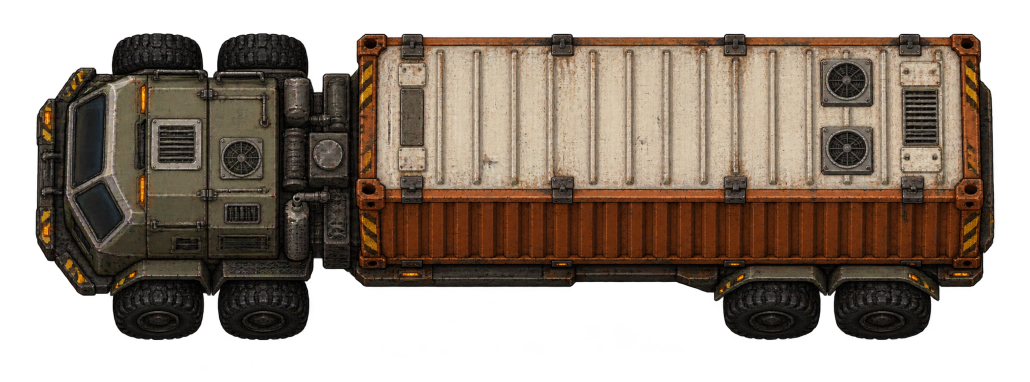
#> input picture art-source/vehicles/wayline-hauler.master.png, 2060 x 763 px, given in place of army-apc.png, which was not available (shown at 1/2 size)
$ python paint.py ../wayline-hauler.master.png
#> lines starting #> are read from the running program, lines starting #| are printed output that depends on the picture
"""Repaint the Hegemony vehicle line's sheets for other factions (hegemony-armor-line.md, liveries).

The Hegemony sheets are the masters: tan plate, olive faces and chipped orange hazard panels. A livery recolours
them per pixel and never moves one: alpha, outlines, lighting and painted wear come from the master, so every frame
keeps its registration. The hazard paint is found by colour, the master's one strongly saturated paint (orange, at
saturation above about 0.6); the plate by its milder tan.

  independent  hazard panels a sea blue, plate a little cooler and greyer.
  pirates      hazard panels a dried-blood red, plate darker, browner and dirtier, with soot and chipped paint
               from a fixed-seed noise so the same hull is dirty the same way every build.

Writes <sheet>-<livery>.png beside each master under mod/graphics/battle/vehicles/.
Run: python art-source/vehicles/liveries/paint.py [--preview DIR]
"""
import sys
from pathlib import Path

import numpy as np
from PIL import Image

HERE = Path(__file__).resolve().parent
REPO = HERE.parents[2]
VEHICLES = REPO / "mod" / "graphics" / "battle" / "vehicles"

SHEETS = (
    "army-apc", "mortar-carrier", "lrm-carrier", "heg-medium-tank", "heg-heavy-repulsor",
    "turret-head-hegemony", "turret-head-hegemony-wreck", "turret-barbette-hegemony", "turret-barbette-hegemony-wreck",
)
LIVERIES = ("independent", "pirates")


def smoothstep(x, lo, hi):
    t = np.clip((x - lo) / (hi - lo), 0.0, 1.0)
    return t * t * (3 - 2 * t)


def rgb_to_hsv(rgb):
    r, g, b = rgb[..., 0], rgb[..., 1], rgb[..., 2]
    mx = rgb.max(-1)
    mn = rgb.min(-1)
    d = mx - mn
    h = np.zeros_like(mx)
    nz = d > 1e-6
    rm = nz & (mx == r)
    gm = nz & (mx == g) & ~rm
    bm = nz & ~rm & ~gm
    h[rm] = ((g - b)[rm] / d[rm]) % 6
    h[gm] = (b - r)[gm] / d[gm] + 2
    h[bm] = (r - g)[bm] / d[bm] + 4
    h = h / 6.0
    s = np.where(mx > 1e-6, d / np.maximum(mx, 1e-6), 0)
    return np.stack([h, s, mx], -1)


def hsv_to_rgb(hsv):
    h, s, v = hsv[..., 0] % 1.0, hsv[..., 1], hsv[..., 2]
    i = np.floor(h * 6).astype(int) % 6
    f = h * 6 - np.floor(h * 6)
    p = v * (1 - s)
    q = v * (1 - s * f)
    t = v * (1 - s * (1 - f))
    out = np.zeros(h.shape + (3,))
    for k, (a, b, c) in enumerate(((v, t, p), (q, v, p), (p, v, t), (p, q, v), (t, p, v), (v, p, q))):
        m = i == k
        out[..., 0][m], out[..., 1][m], out[..., 2][m] = a[m], b[m], c[m]
    return out


def noise(shape, cell, seed):
    """Smooth value noise in [0, 1]: a seeded coarse grid scaled up bilinearly."""
    rng = np.random.default_rng(seed)
    gh, gw = shape[0] // cell + 2, shape[1] // cell + 2
    grid = Image.fromarray((rng.random((gh, gw)) * 255).astype(np.uint8))
    big = grid.resize((gw * cell, gh * cell), Image.Resampling.BICUBIC)
    return np.asarray(big, dtype=float)[: shape[0], : shape[1]] / 255.0


def paint(image: Image.Image, livery: str, seed: int) -> Image.Image:
    rgba = np.asarray(image.convert("RGBA"), dtype=float) / 255.0
    rgb, alpha = rgba[..., :3], rgba[..., 3:]
    hsv = rgb_to_hsv(rgb)
    h, s, v = hsv[..., 0], hsv[..., 1], hsv[..., 2]
    warm = smoothstep(h, 0.0, 0.02) * (1 - smoothstep(h, 0.11, 0.14))
    hazard = warm * smoothstep(s, 0.56, 0.70) * smoothstep(v, 0.28, 0.42)
    plate = warm * smoothstep(s, 0.18, 0.30) * (1 - hazard)
    out = hsv.copy()
    if livery == "independent":
        out[..., 0] = np.where(hazard > 0, h + (0.585 - h) * hazard, out[..., 0])
        out[..., 1] = s * (1 - 0.20 * hazard)
        out[..., 2] = v * (1 - 0.18 * hazard)
        # The plate keeps half its tan: a grey, faded civilian finish that reads apart from the Hegemony's sand.
        out[..., 1] = out[..., 1] * (1 - 0.50 * plate)
        out[..., 2] = out[..., 2] * (1 - 0.04 * plate)
        result = hsv_to_rgb(out)
    elif livery == "pirates":
        out[..., 0] = np.where(hazard > 0, (h + (-0.008 - h) * hazard), out[..., 0])
        out[..., 1] = np.clip(s * (1 + 0.10 * hazard), 0, 1)
        out[..., 2] = v * (1 - 0.32 * hazard)
        # The plate darker and browner, as if never washed.
        out[..., 0] = out[..., 0] - 0.012 * plate
        out[..., 1] = out[..., 1] * (1 + 0.10 * plate)
        out[..., 2] = out[..., 2] * (1 - 0.22 * plate)
        result = hsv_to_rgb(out)
        shape = rgb.shape[:2]
        painted = np.clip(hazard + plate, 0, 1)[..., None]
        # Soot and grease: broad, soft, dark, over everything painted.
        soot = smoothstep(noise(shape, 40, seed), 0.50, 0.90)[..., None]
        result = result * (1 - 0.40 * soot * painted)
        # Chipped paint: small, sharp flecks of bare steel.
        chips = smoothstep(noise(shape, 3, seed + 1) * noise(shape, 20, seed + 2), 0.50, 0.58)[..., None]
        bare = np.array([0.36, 0.35, 0.33]) * (0.5 + 0.7 * v[..., None])
        result = result * (1 - 0.75 * chips * painted) + bare * 0.75 * chips * painted
        # Rust weeping from a few seams.
        rust = smoothstep(noise(shape, 10, seed + 3) * noise(shape, 36, seed + 4), 0.40, 0.55)[..., None] * painted
        result = result * (1 - 0.55 * rust) + np.array([0.30, 0.14, 0.06]) * 0.55 * rust
    else:
        raise ValueError(livery)
    return Image.fromarray((np.clip(np.concatenate([result, alpha], -1), 0, 1) * 255).round().astype(np.uint8))


def main() -> None:
    preview = Path(sys.argv[sys.argv.index("--preview") + 1]) if "--preview" in sys.argv else None
    for i, name in enumerate(SHEETS):
        master = Image.open(VEHICLES / f"{name}.png")
#> master is the input picture: PIL image 2060x763 RGBA; mean R, G, B, A 63.9, 51.4, 40.4, 159.7
        for livery in LIVERIES:
            out = paint(master, livery, seed=1009 + i)
            target = (preview or VEHICLES) / f"{name}-{livery}.png"
            out.save(target)
            print("wrote", target.name)
#> this loop made 2 passes
#> pass 1, in paint, `rgb, alpha = rgba[..., :3], rgba[..., 3:]`:
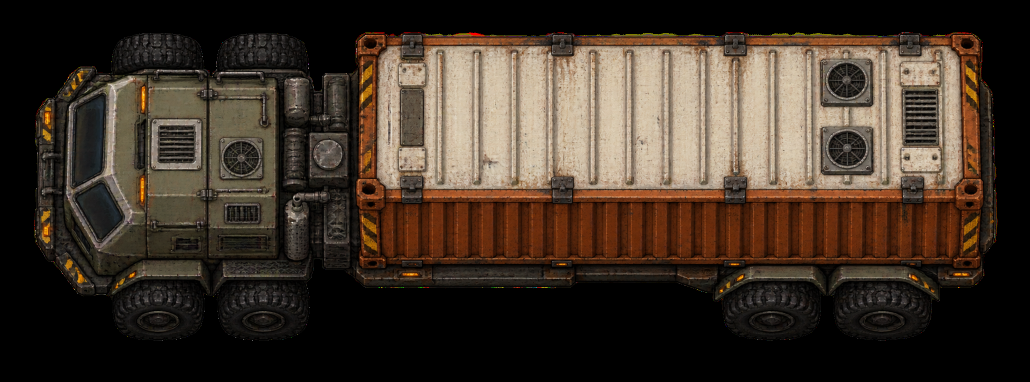
#> rgb: shape (763, 2060, 3) float64 (shown at 1/2 size); mean R, G, B 0.251, 0.202, 0.159
#> pass 1, in paint, `rgb, alpha = rgba[..., :3], rgba[..., 3:]`:
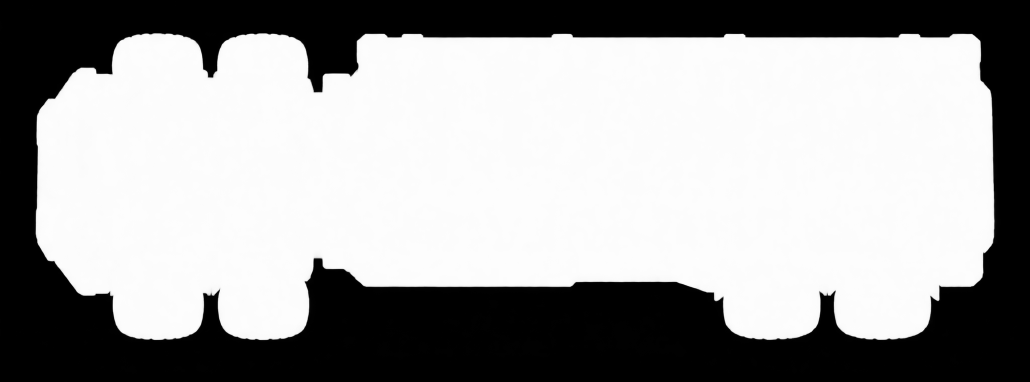
#> alpha: shape (763, 2060, 1) float64 (shown at 1/2 size); min 0, max 1, mean 0.626
#> pass 1, in rgb_to_hsv, `r, g, b = rgb[..., 0], rgb[..., 1], rgb[..., 2]`:
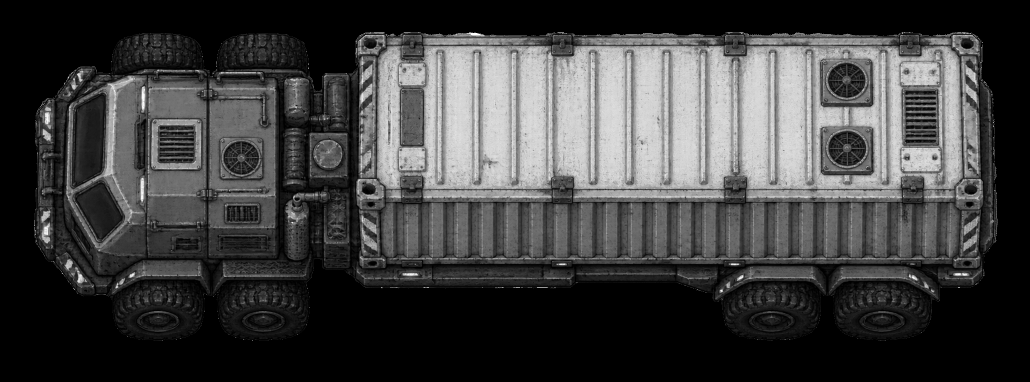
#> r: shape (763, 2060) float64 (shown at 1/2 size); min 0, max 1, mean 0.251
#> after the loop:
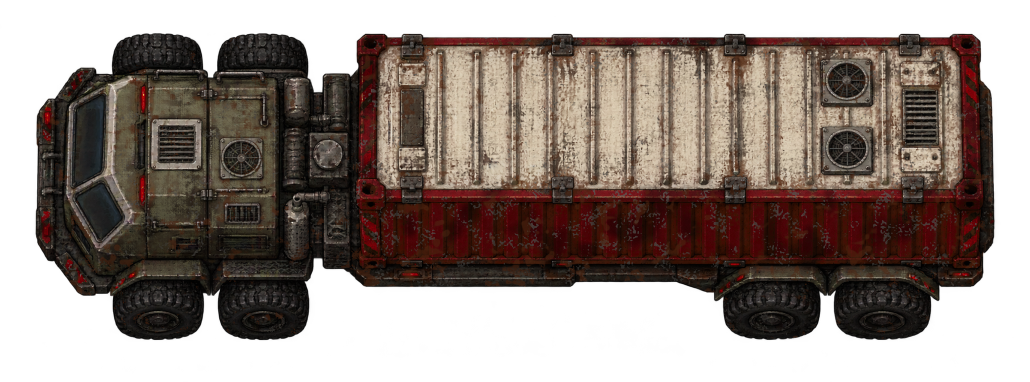
#> out: PIL image 2060x763 RGBA (shown at 1/2 size); mean R, G, B, A 53.2, 41, 34.4, 159.7; transparent parts drawn white


if __name__ == "__main__":
#> (the run stopped early here; a loop or call above may not have finished)
